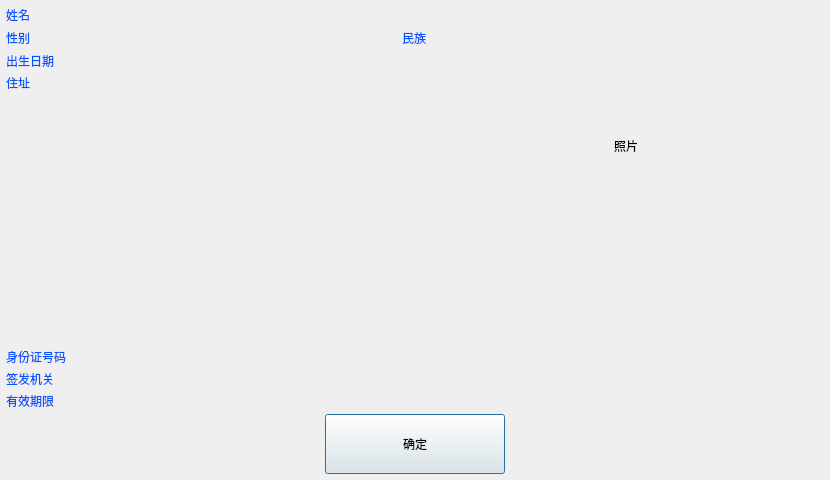
<?xml version="1.0" encoding="UTF-8"?>
<ui version="4.0">
 <class>DialogIDCardInfo</class>
 <widget class="QDialog" name="DialogIDCardInfo">
  <property name="geometry">
   <rect>
    <x>0</x>
    <y>0</y>
    <width>830</width>
    <height>480</height>
   </rect>
  </property>
  <property name="minimumSize">
   <size>
    <width>800</width>
    <height>480</height>
   </size>
  </property>
  <property name="windowTitle">
   <string>身份证信息</string>
  </property>
  <property name="styleSheet">
   <string notr="true">font: 25 24pt &quot;思源黑体 CN Light&quot;;</string>
  </property>
  <layout class="QVBoxLayout" name="verticalLayout_4">
   <property name="spacing">
    <number>4</number>
   </property>
   <property name="leftMargin">
    <number>6</number>
   </property>
   <property name="topMargin">
    <number>6</number>
   </property>
   <property name="rightMargin">
    <number>6</number>
   </property>
   <property name="bottomMargin">
    <number>6</number>
   </property>
   <item>
    <layout class="QHBoxLayout" name="horizontalLayout_11">
     <item>
      <layout class="QVBoxLayout" name="verticalLayout_2">
       <item>
        <layout class="QHBoxLayout" name="horizontalLayout_5">
         <item>
          <widget class="QLabel" name="label">
           <property name="minimumSize">
            <size>
             <width>160</width>
             <height>0</height>
            </size>
           </property>
           <property name="maximumSize">
            <size>
             <width>160</width>
             <height>16777215</height>
            </size>
           </property>
           <property name="styleSheet">
            <string notr="true">color: rgb(0, 85, 255);</string>
           </property>
           <property name="text">
            <string>姓名</string>
           </property>
          </widget>
         </item>
         <item>
          <widget class="QLabel" name="label_Name">
           <property name="minimumSize">
            <size>
             <width>120</width>
             <height>0</height>
            </size>
           </property>
           <property name="styleSheet">
            <string notr="true">color: rgb(0, 0, 0);</string>
           </property>
           <property name="text">
            <string/>
           </property>
          </widget>
         </item>
        </layout>
       </item>
       <item>
        <layout class="QHBoxLayout" name="horizontalLayout_9">
         <item>
          <layout class="QHBoxLayout" name="horizontalLayout_3">
           <item>
            <widget class="QLabel" name="label_2">
             <property name="minimumSize">
              <size>
               <width>160</width>
               <height>0</height>
              </size>
             </property>
             <property name="maximumSize">
              <size>
               <width>160</width>
               <height>16777215</height>
              </size>
             </property>
             <property name="styleSheet">
              <string notr="true">color: rgb(0, 85, 255);</string>
             </property>
             <property name="text">
              <string>性别</string>
             </property>
            </widget>
           </item>
           <item>
            <widget class="QLabel" name="label_Gender">
             <property name="minimumSize">
              <size>
               <width>40</width>
               <height>0</height>
              </size>
             </property>
             <property name="styleSheet">
              <string notr="true">color: rgb(0, 0, 0);</string>
             </property>
             <property name="text">
              <string/>
             </property>
            </widget>
           </item>
          </layout>
         </item>
         <item>
          <spacer name="horizontalSpacer">
           <property name="orientation">
            <enum>Qt::Horizontal</enum>
           </property>
           <property name="sizeHint" stdset="0">
            <size>
             <width>40</width>
             <height>20</height>
            </size>
           </property>
          </spacer>
         </item>
         <item>
          <layout class="QHBoxLayout" name="horizontalLayout_4">
           <item>
            <widget class="QLabel" name="label_5">
             <property name="styleSheet">
              <string notr="true">color: rgb(0, 85, 255);</string>
             </property>
             <property name="text">
              <string>民族</string>
             </property>
            </widget>
           </item>
           <item>
            <widget class="QLabel" name="label_Nation">
             <property name="minimumSize">
              <size>
               <width>180</width>
               <height>0</height>
              </size>
             </property>
             <property name="styleSheet">
              <string notr="true">color: rgb(0, 0, 0);</string>
             </property>
             <property name="text">
              <string/>
             </property>
            </widget>
           </item>
          </layout>
         </item>
        </layout>
       </item>
       <item>
        <layout class="QHBoxLayout" name="horizontalLayout_2">
         <item>
          <widget class="QLabel" name="label_6">
           <property name="minimumSize">
            <size>
             <width>160</width>
             <height>0</height>
            </size>
           </property>
           <property name="maximumSize">
            <size>
             <width>160</width>
             <height>16777215</height>
            </size>
           </property>
           <property name="styleSheet">
            <string notr="true">color: rgb(0, 85, 255);</string>
           </property>
           <property name="text">
            <string>出生日期</string>
           </property>
          </widget>
         </item>
         <item>
          <widget class="QLabel" name="label_Birthday">
           <property name="minimumSize">
            <size>
             <width>200</width>
             <height>0</height>
            </size>
           </property>
           <property name="styleSheet">
            <string notr="true">color: rgb(0, 0, 0);</string>
           </property>
           <property name="text">
            <string/>
           </property>
          </widget>
         </item>
        </layout>
       </item>
       <item>
        <layout class="QHBoxLayout" name="horizontalLayout" stretch="0,1">
         <item>
          <layout class="QVBoxLayout" name="verticalLayout">
           <item>
            <widget class="QLabel" name="label_7">
             <property name="minimumSize">
              <size>
               <width>160</width>
               <height>0</height>
              </size>
             </property>
             <property name="maximumSize">
              <size>
               <width>160</width>
               <height>16777215</height>
              </size>
             </property>
             <property name="styleSheet">
              <string notr="true">color: rgb(0, 85, 255);</string>
             </property>
             <property name="text">
              <string>住址</string>
             </property>
            </widget>
           </item>
           <item>
            <spacer name="verticalSpacer">
             <property name="orientation">
              <enum>Qt::Vertical</enum>
             </property>
             <property name="sizeHint" stdset="0">
              <size>
               <width>20</width>
               <height>40</height>
              </size>
             </property>
            </spacer>
           </item>
          </layout>
         </item>
         <item>
          <widget class="QLabel" name="label_Address">
           <property name="minimumSize">
            <size>
             <width>220</width>
             <height>40</height>
            </size>
           </property>
           <property name="styleSheet">
            <string notr="true">color: rgb(0, 0, 0);</string>
           </property>
           <property name="text">
            <string/>
           </property>
           <property name="wordWrap">
            <bool>true</bool>
           </property>
          </widget>
         </item>
        </layout>
       </item>
       <item>
        <layout class="QHBoxLayout" name="horizontalLayout_6">
         <item>
          <widget class="QLabel" name="label_8">
           <property name="minimumSize">
            <size>
             <width>160</width>
             <height>0</height>
            </size>
           </property>
           <property name="maximumSize">
            <size>
             <width>160</width>
             <height>16777215</height>
            </size>
           </property>
           <property name="styleSheet">
            <string notr="true">color: rgb(0, 85, 255);</string>
           </property>
           <property name="text">
            <string>身份证号码</string>
           </property>
          </widget>
         </item>
         <item>
          <widget class="QLabel" name="label_Identify">
           <property name="minimumSize">
            <size>
             <width>200</width>
             <height>0</height>
            </size>
           </property>
           <property name="styleSheet">
            <string notr="true">color: rgb(0, 0, 0);</string>
           </property>
           <property name="text">
            <string/>
           </property>
          </widget>
         </item>
        </layout>
       </item>
       <item>
        <layout class="QHBoxLayout" name="horizontalLayout_7">
         <item>
          <widget class="QLabel" name="label_9">
           <property name="minimumSize">
            <size>
             <width>160</width>
             <height>0</height>
            </size>
           </property>
           <property name="maximumSize">
            <size>
             <width>160</width>
             <height>16777215</height>
            </size>
           </property>
           <property name="styleSheet">
            <string notr="true">color: rgb(0, 85, 255);</string>
           </property>
           <property name="text">
            <string>签发机关</string>
           </property>
          </widget>
         </item>
         <item>
          <widget class="QLabel" name="label_IssueAuthority">
           <property name="minimumSize">
            <size>
             <width>200</width>
             <height>0</height>
            </size>
           </property>
           <property name="styleSheet">
            <string notr="true">color: rgb(0, 0, 0);</string>
           </property>
           <property name="text">
            <string/>
           </property>
          </widget>
         </item>
        </layout>
       </item>
       <item>
        <layout class="QHBoxLayout" name="horizontalLayout_8">
         <item>
          <widget class="QLabel" name="label_10">
           <property name="minimumSize">
            <size>
             <width>160</width>
             <height>0</height>
            </size>
           </property>
           <property name="maximumSize">
            <size>
             <width>160</width>
             <height>16777215</height>
            </size>
           </property>
           <property name="styleSheet">
            <string notr="true">color: rgb(0, 85, 255);</string>
           </property>
           <property name="text">
            <string>有效期限</string>
           </property>
          </widget>
         </item>
         <item>
          <widget class="QLabel" name="label_ExpirationDate">
           <property name="minimumSize">
            <size>
             <width>200</width>
             <height>0</height>
            </size>
           </property>
           <property name="styleSheet">
            <string notr="true">color: rgb(0, 0, 0);</string>
           </property>
           <property name="text">
            <string/>
           </property>
          </widget>
         </item>
        </layout>
       </item>
      </layout>
     </item>
     <item>
      <layout class="QVBoxLayout" name="verticalLayout_3">
       <item>
        <widget class="QLabel" name="label_Photo">
         <property name="minimumSize">
          <size>
           <width>210</width>
           <height>280</height>
          </size>
         </property>
         <property name="maximumSize">
          <size>
           <width>270</width>
           <height>360</height>
          </size>
         </property>
         <property name="text">
          <string>照片</string>
         </property>
        </widget>
       </item>
       <item>
        <spacer name="verticalSpacer_2">
         <property name="orientation">
          <enum>Qt::Vertical</enum>
         </property>
         <property name="sizeHint" stdset="0">
          <size>
           <width>20</width>
           <height>40</height>
          </size>
         </property>
        </spacer>
       </item>
      </layout>
     </item>
    </layout>
   </item>
   <item>
    <layout class="QHBoxLayout" name="horizontalLayout_10">
     <item>
      <spacer name="horizontalSpacer_2">
       <property name="orientation">
        <enum>Qt::Horizontal</enum>
       </property>
       <property name="sizeHint" stdset="0">
        <size>
         <width>40</width>
         <height>20</height>
        </size>
       </property>
      </spacer>
     </item>
     <item>
      <widget class="QPushButton" name="pushButton_OK">
       <property name="minimumSize">
        <size>
         <width>180</width>
         <height>60</height>
        </size>
       </property>
       <property name="text">
        <string>确定</string>
       </property>
      </widget>
     </item>
     <item>
      <spacer name="horizontalSpacer_3">
       <property name="orientation">
        <enum>Qt::Horizontal</enum>
       </property>
       <property name="sizeHint" stdset="0">
        <size>
         <width>40</width>
         <height>20</height>
        </size>
       </property>
      </spacer>
     </item>
    </layout>
   </item>
  </layout>
 </widget>
 <resources/>
 <connections/>
</ui>
